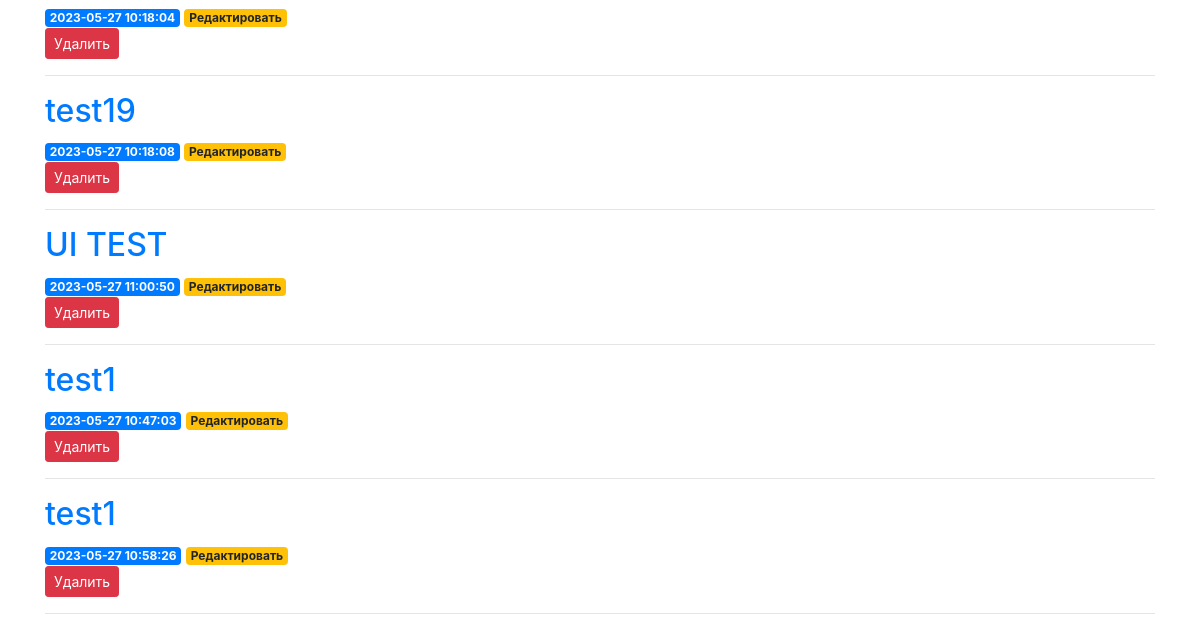
Before: / (lower part) with the older database file.
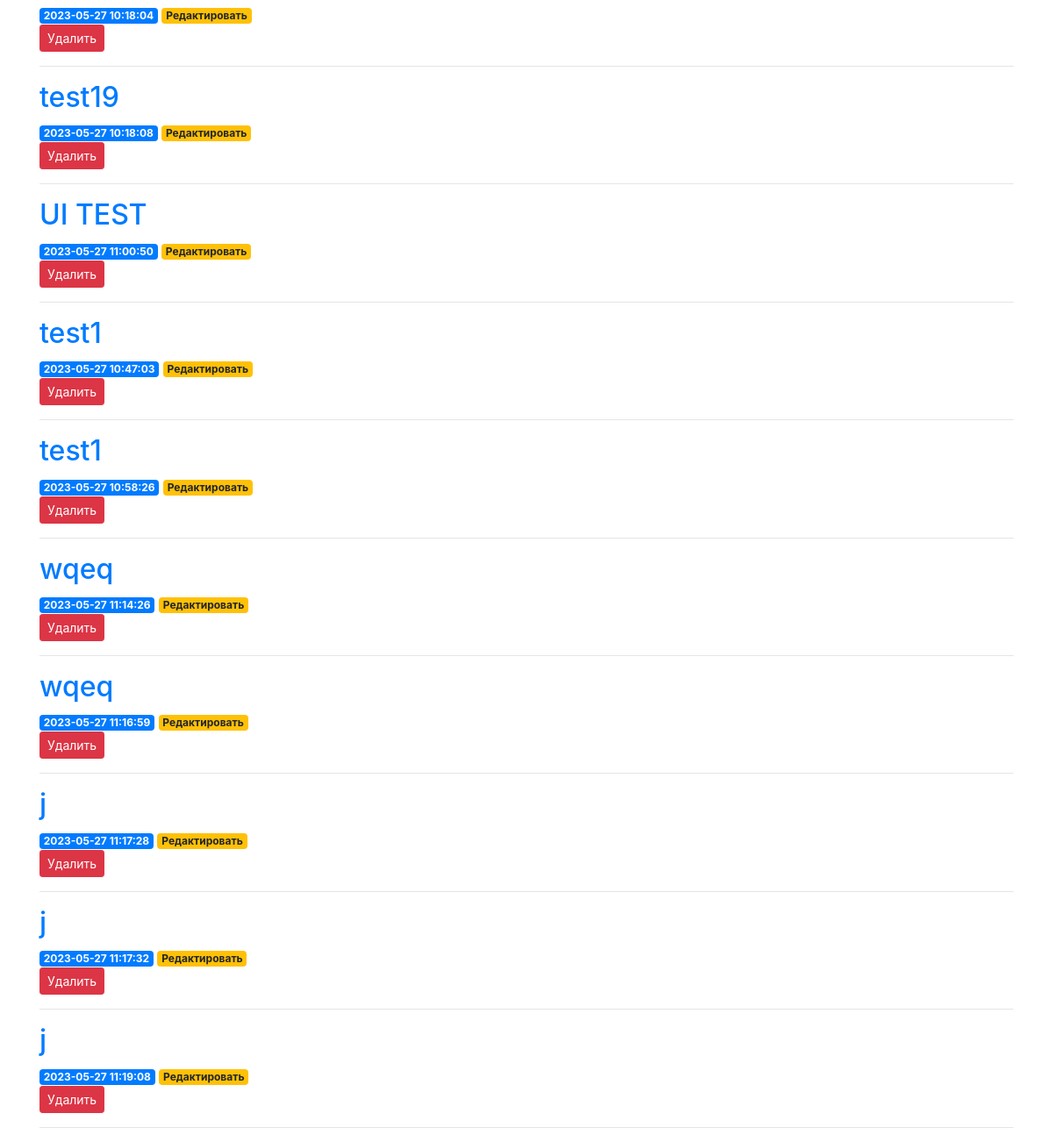
After: the same page with the newer database file.
### tables this page shows
CREATE TABLE arrays (
    id INTEGER PRIMARY KEY AUTOINCREMENT,
    created TIMESTAMP NOT NULL DEFAULT CURRENT_TIMESTAMP,
    title TEXT NOT NULL,
    content TEXT NOT NULL
);

### search/api/app.py (the view)
@app.route('/')
def index():
    try:
        conn = get_db_connection()
        arrays = conn.execute('SELECT * FROM arrays').fetchall()
        conn.close()
        return render_template('index.html', arrays=arrays)
    except Exception as error:
        abort(500)

### search/api/app.py (called while the page is built)
def get_db_connection():
    conn = sqlite3.connect('database.db')
    conn.row_factory = sqlite3.Row
    return conn

### search/api/templates/index.html (shortened to what this page needs)
{% extends 'base.html' %}
{% block content %}
    {% for array in arrays %}
        <a href="{{ url_for('array', array_id=array['id']) }}", id ="{{array['id']}}" >
            <h2>{{ array['title'] }}</h2>
        </a>
        <span class="badge badge-primary">{{ array['created'] }}</span>
        <a href="{{ url_for('edit', id=array['id']) }}">
            <span class="badge badge-warning">Редактировать</span>
        </a>
        <form action="{{ url_for('delete', id=array['id']) }}" method="POST">
            <input type="submit" value="Удалить"
                    class="btn btn-danger btn-sm"
                    onclick="return confirm('Ты действительно хочешь удалить этот великолепный массив?')">
        </form>
        <hr>
    {% endfor %}
{% endblock %}

### search/api/templates/base.html (shortened to what this page needs)
<!doctype html>
<html lang="en">
<head>
    <link rel="stylesheet" href="https://stackpath.bootstrapcdn.com/bootstrap/4.3.1/css/bootstrap.min.css"
>
</head>
<body>
    <div class="container">
        {% block content %} {% endblock %}
    </div>
</body>
</html>

Changed rows visible on the page:
added arrays: title "wqeq", created "2023-05-27 11:14:26"
added arrays: title "wqeq", created "2023-05-27 11:16:59"
added arrays: title "j", created "2023-05-27 11:17:28"
added arrays: title "j", created "2023-05-27 11:17:32"
added arrays: title "j", created "2023-05-27 11:19:08"
